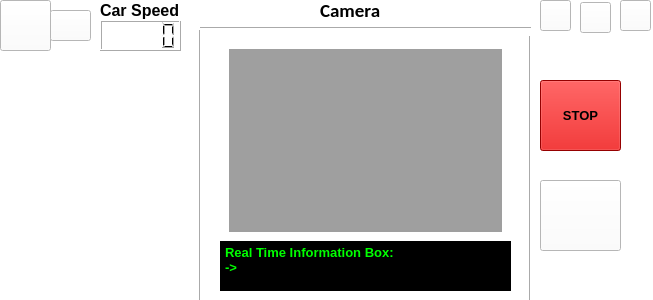
<?xml version="1.0" encoding="UTF-8"?>
<ui version="4.0">
 <class>MainWindow</class>
 <widget class="QMainWindow" name="MainWindow">
  <property name="geometry">
   <rect>
    <x>0</x>
    <y>0</y>
    <width>653</width>
    <height>300</height>
   </rect>
  </property>
  <property name="windowTitle">
   <string>MainWindow</string>
  </property>
  <property name="styleSheet">
   <string notr="true">background-color: rgb(255, 255, 255);</string>
  </property>
  <widget class="QWidget" name="centralwidget">
   <widget class="JoyPad" name="widget" native="true">
    <property name="enabled">
     <bool>true</bool>
    </property>
    <property name="geometry">
     <rect>
      <x>20</x>
      <y>90</y>
      <width>161</width>
      <height>141</height>
     </rect>
    </property>
   </widget>
   <widget class="QTextBrowser" name="textBrowser">
    <property name="geometry">
     <rect>
      <x>220</x>
      <y>240</y>
      <width>291</width>
      <height>51</height>
     </rect>
    </property>
    <property name="styleSheet">
     <string notr="true">background-color: rgb(0, 0, 0);</string>
    </property>
    <property name="html">
     <string>&lt;!DOCTYPE HTML PUBLIC &quot;-//W3C//DTD HTML 4.0//EN&quot; &quot;http://www.w3.org/TR/REC-html40/strict.dtd&quot;&gt;
&lt;html&gt;&lt;head&gt;&lt;meta name=&quot;qrichtext&quot; content=&quot;1&quot; /&gt;&lt;style type=&quot;text/css&quot;&gt;
p, li { white-space: pre-wrap; }
&lt;/style&gt;&lt;/head&gt;&lt;body style=&quot; font-family:'MS Shell Dlg 2'; font-size:8.25pt; font-weight:400; font-style:normal;&quot;&gt;
&lt;p style=&quot; margin-top:0px; margin-bottom:0px; margin-left:0px; margin-right:0px; -qt-block-indent:0; text-indent:0px;&quot;&gt;&lt;span style=&quot; font-family:'MS Shell Dlg 2'; font-size:10pt; font-weight:600; color:#00ff00;&quot;&gt;Real Time Information Box:&lt;/span&gt;&lt;/p&gt;
&lt;p style=&quot; margin-top:0px; margin-bottom:0px; margin-left:0px; margin-right:0px; -qt-block-indent:0; text-indent:0px;&quot;&gt;&lt;span style=&quot; font-family:'MS Shell Dlg 2'; font-size:10pt; font-weight:600; color:#00ff00;&quot;&gt;-&amp;gt;&lt;/span&gt;&lt;/p&gt;&lt;/body&gt;&lt;/html&gt;</string>
    </property>
   </widget>
   <widget class="QPushButton" name="Stop">
    <property name="geometry">
     <rect>
      <x>540</x>
      <y>80</y>
      <width>81</width>
      <height>71</height>
     </rect>
    </property>
    <property name="font">
     <font>
      <pointsize>10</pointsize>
      <weight>75</weight>
      <bold>true</bold>
     </font>
    </property>
    <property name="mouseTracking">
     <bool>false</bool>
    </property>
    <property name="styleSheet">
     <string notr="true">background-color: rgb(209, 0, 0);</string>
    </property>
    <property name="text">
     <string>STOP</string>
    </property>
    <property name="autoDefault">
     <bool>false</bool>
    </property>
   </widget>
   <widget class="QPushButton" name="Lights">
    <property name="geometry">
     <rect>
      <x>540</x>
      <y>180</y>
      <width>81</width>
      <height>71</height>
     </rect>
    </property>
    <property name="styleSheet">
     <string notr="true">background-image: url(:/Light.png);
border-image: url(:/Light_ON.png);</string>
    </property>
    <property name="text">
     <string/>
    </property>
   </widget>
   <widget class="Line" name="line">
    <property name="geometry">
     <rect>
      <x>190</x>
      <y>30</y>
      <width>20</width>
      <height>271</height>
     </rect>
    </property>
    <property name="orientation">
     <enum>Qt::Vertical</enum>
    </property>
   </widget>
   <widget class="Line" name="line_2">
    <property name="geometry">
     <rect>
      <x>520</x>
      <y>30</y>
      <width>20</width>
      <height>271</height>
     </rect>
    </property>
    <property name="orientation">
     <enum>Qt::Vertical</enum>
    </property>
   </widget>
   <widget class="QStackedWidget" name="stackedWidget">
    <property name="geometry">
     <rect>
      <x>220</x>
      <y>40</y>
      <width>291</width>
      <height>201</height>
     </rect>
    </property>
    <property name="sizePolicy">
     <sizepolicy hsizetype="Preferred" vsizetype="Preferred">
      <horstretch>1</horstretch>
      <verstretch>0</verstretch>
     </sizepolicy>
    </property>
    <property name="palette">
     <palette>
      <active>
       <colorrole role="Button">
        <brush brushstyle="SolidPattern">
         <color alpha="255">
          <red>255</red>
          <green>255</green>
          <blue>255</blue>
         </color>
        </brush>
       </colorrole>
       <colorrole role="Base">
        <brush brushstyle="SolidPattern">
         <color alpha="255">
          <red>255</red>
          <green>255</green>
          <blue>255</blue>
         </color>
        </brush>
       </colorrole>
       <colorrole role="Window">
        <brush brushstyle="SolidPattern">
         <color alpha="255">
          <red>255</red>
          <green>255</green>
          <blue>255</blue>
         </color>
        </brush>
       </colorrole>
      </active>
      <inactive>
       <colorrole role="Button">
        <brush brushstyle="SolidPattern">
         <color alpha="255">
          <red>255</red>
          <green>255</green>
          <blue>255</blue>
         </color>
        </brush>
       </colorrole>
       <colorrole role="Base">
        <brush brushstyle="SolidPattern">
         <color alpha="255">
          <red>255</red>
          <green>255</green>
          <blue>255</blue>
         </color>
        </brush>
       </colorrole>
       <colorrole role="Window">
        <brush brushstyle="SolidPattern">
         <color alpha="255">
          <red>255</red>
          <green>255</green>
          <blue>255</blue>
         </color>
        </brush>
       </colorrole>
      </inactive>
      <disabled>
       <colorrole role="Button">
        <brush brushstyle="SolidPattern">
         <color alpha="255">
          <red>255</red>
          <green>255</green>
          <blue>255</blue>
         </color>
        </brush>
       </colorrole>
       <colorrole role="Base">
        <brush brushstyle="SolidPattern">
         <color alpha="255">
          <red>255</red>
          <green>255</green>
          <blue>255</blue>
         </color>
        </brush>
       </colorrole>
       <colorrole role="Window">
        <brush brushstyle="SolidPattern">
         <color alpha="255">
          <red>255</red>
          <green>255</green>
          <blue>255</blue>
         </color>
        </brush>
       </colorrole>
      </disabled>
     </palette>
    </property>
    <property name="currentIndex">
     <number>0</number>
    </property>
    <widget class="QWidget" name="viewfinderPage">
     <layout class="QGridLayout" name="gridLayout_5">
      <item row="0" column="1">
       <widget class="QCameraViewfinder" name="viewfinder" native="true">
        <property name="styleSheet">
         <string notr="true">background-color: rgb(159, 159, 159);</string>
        </property>
       </widget>
      </item>
     </layout>
    </widget>
    <widget class="QWidget" name="previewPage">
     <layout class="QGridLayout" name="gridLayout_4">
      <item row="0" column="0">
       <widget class="QLabel" name="lastImagePreviewLabel">
        <property name="sizePolicy">
         <sizepolicy hsizetype="Preferred" vsizetype="MinimumExpanding">
          <horstretch>0</horstretch>
          <verstretch>0</verstretch>
         </sizepolicy>
        </property>
        <property name="frameShape">
         <enum>QFrame::Box</enum>
        </property>
        <property name="text">
         <string/>
        </property>
       </widget>
      </item>
     </layout>
    </widget>
   </widget>
   <widget class="QPushButton" name="pushButton">
    <property name="geometry">
     <rect>
      <x>540</x>
      <y>0</y>
      <width>31</width>
      <height>31</height>
     </rect>
    </property>
    <property name="styleSheet">
     <string notr="true">border-image: url(:/wifi.jfif);</string>
    </property>
    <property name="text">
     <string/>
    </property>
   </widget>
   <widget class="QPushButton" name="pushButton_2">
    <property name="geometry">
     <rect>
      <x>580</x>
      <y>2</y>
      <width>31</width>
      <height>31</height>
     </rect>
    </property>
    <property name="styleSheet">
     <string notr="true">border-image: url(:/blue.png);</string>
    </property>
    <property name="text">
     <string/>
    </property>
   </widget>
   <widget class="QPushButton" name="pushButton_3">
    <property name="geometry">
     <rect>
      <x>620</x>
      <y>0</y>
      <width>31</width>
      <height>31</height>
     </rect>
    </property>
    <property name="styleSheet">
     <string notr="true">border-image: url(:/bat.jfif);</string>
    </property>
    <property name="text">
     <string/>
    </property>
   </widget>
   <widget class="QPushButton" name="pushButton_4">
    <property name="geometry">
     <rect>
      <x>0</x>
      <y>0</y>
      <width>51</width>
      <height>51</height>
     </rect>
    </property>
    <property name="styleSheet">
     <string notr="true">border-image: url(:/menu.png);</string>
    </property>
    <property name="text">
     <string/>
    </property>
   </widget>
   <widget class="QLabel" name="label">
    <property name="geometry">
     <rect>
      <x>320</x>
      <y>0</y>
      <width>61</width>
      <height>21</height>
     </rect>
    </property>
    <property name="font">
     <font>
      <family>Calibri</family>
      <pointsize>14</pointsize>
      <weight>75</weight>
      <bold>true</bold>
     </font>
    </property>
    <property name="text">
     <string>Cameral</string>
    </property>
   </widget>
   <widget class="QLCDNumber" name="lcdNumber">
    <property name="geometry">
     <rect>
      <x>100</x>
      <y>20</y>
      <width>81</width>
      <height>31</height>
     </rect>
    </property>
   </widget>
   <widget class="QLabel" name="label_2">
    <property name="geometry">
     <rect>
      <x>100</x>
      <y>0</y>
      <width>91</width>
      <height>21</height>
     </rect>
    </property>
    <property name="font">
     <font>
      <pointsize>12</pointsize>
      <weight>75</weight>
      <bold>true</bold>
     </font>
    </property>
    <property name="text">
     <string>Car Speed</string>
    </property>
   </widget>
   <widget class="Line" name="line_3">
    <property name="geometry">
     <rect>
      <x>200</x>
      <y>20</y>
      <width>331</width>
      <height>16</height>
     </rect>
    </property>
    <property name="orientation">
     <enum>Qt::Horizontal</enum>
    </property>
   </widget>
   <widget class="QPushButton" name="pushButton_5">
    <property name="geometry">
     <rect>
      <x>50</x>
      <y>10</y>
      <width>41</width>
      <height>31</height>
     </rect>
    </property>
    <property name="styleSheet">
     <string notr="true">border-image: url(:/info.jfif);</string>
    </property>
    <property name="text">
     <string/>
    </property>
   </widget>
  </widget>
 </widget>
 <customwidgets>
  <customwidget>
   <class>QCameraViewfinder</class>
   <extends>QWidget</extends>
   <header>qcameraviewfinder.h</header>
   <container>1</container>
  </customwidget>
  <customwidget>
   <class>JoyPad</class>
   <extends>QWidget</extends>
   <header>joypad.h</header>
   <container>1</container>
  </customwidget>
 </customwidgets>
 <resources/>
 <connections/>
</ui>
